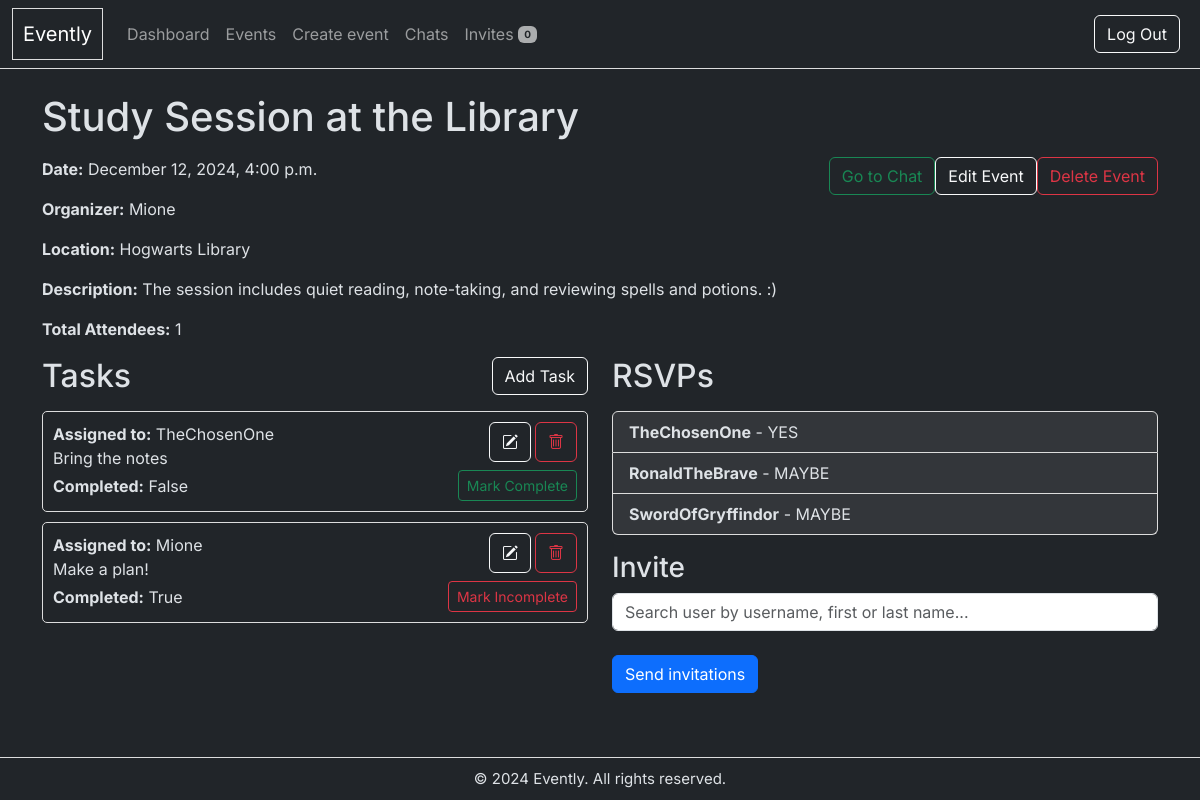
The page /events/16/ (signed in) on the database its author committed.
### events/models.py (models this page shows, shortened)
class Event(models.Model):
    STATUS_CHOICES = [
        ('ACTIVE', 'Active'),
        ('INACTIVE', 'Inactive'),
    ]
    title = models.CharField(max_length=200)
    date = models.DateTimeField()
    description = models.TextField()
    location = models.CharField(max_length=255)
    created_by  = models.ForeignKey(User, on_delete=models.CASCADE, related_name="created_events", default=get_default_user)
    status = models.CharField(max_length=8, choices=STATUS_CHOICES, default='ACTIVE')
    def attendees_count(self):
        return self.rsvps.filter(status='YES').count()
    class Meta:
        indexes = [
            models.Index(fields=['date']),
            models.Index(fields=['created_by']),
            models.Index(fields=['created_by', 'date']), # Compound index for created_by and date
        ]
        ordering = ['date']

class Task(models.Model):
    event = models.ForeignKey('Event', on_delete=models.CASCADE)
    assigned_to = models.ForeignKey(User, on_delete=models.SET_NULL, null=True, blank=True)
    description = models.CharField(max_length=255)
    is_completed = models.BooleanField(default=False)

class RSVP(models.Model):
    RSVP_CHOICES = [
        ('YES', 'Yes'),
        ('NO', 'No'),
        ('MAYBE', 'Maybe'),
    ]
    user = models.ForeignKey(User, on_delete=models.CASCADE, related_name="rsvps")
    event = models.ForeignKey(Event, on_delete=models.CASCADE, related_name="rsvps")
    status = models.CharField(max_length=5, choices=RSVP_CHOICES, default='MAYBE')
    timestamp = models.DateTimeField(auto_now_add=True)
    class Meta:
        indexes = [
            models.Index(fields=['event']),
            models.Index(fields=['status']),
            models.Index(fields=['user', 'status']),  # Compound index for user and status
            models.Index(fields=['event', 'status']),  # Compound index for event and status
            models.Index(fields=['event', 'user']),  # Compound index for event and user
            ]
        constraints = [
            models.UniqueConstraint(fields=['user', 'event'], name='unique_user_event_rsvp')
        ]

### events/views/event_views.py (the view, shortened to what this page needs)
# urls.py: path('events/<int:pk>/', event_detail, name='event_detail'),
@login_required
def event_detail(request, pk):
    event = get_object_or_404(Event, pk=pk)
    rsvps = event.rsvps.all()
    return render(request, 'events/event_detail.html', {
        'event': event,
        'is_creator': event.created_by == request.user,
        'is_active': event.status == 'ACTIVE',
        'is_attendee': RSVP.objects.filter(event=event, user=request.user, status='YES').exists(),
        'rsvps': rsvps,
        'attendees_count': event.attendees_count(),
        })

### events/context_processors.py (called while the page is built)
def maybe_rsvp_count(request):
    if request.user.is_authenticated:
        return {
            'maybe_count': RSVP.objects.filter(user=request.user, status='MAYBE').count()
        }
    return {}

### events/templates/events/event_detail.html (shortened to what this page needs)
{% extends "events/layout.html" %}
{% load static %}
{% block content %}
    <h1 class="mb-3">{{ event.title }}</h1>
    <div class='d-flex float-end'>
        <div class="btn-group d-none d-md-inline-flex">
            {% if is_creator or is_attendee %}
                <a href="{% url 'chat_tabs' %}?event_pk={{ event.pk }}"><button class='btn btn-outline-success'>Go to Chat</button></a>
            {% endif %}
            {% if is_creator %}
                {% if is_active %}
                    <a href="{% url 'event_edit' pk=event.pk %}">
                        <button class='btn btn-outline-light'>Edit Event</button>
                    </a>
                {% endif %}
                <a href="{% url 'event_delete' pk=event.pk %}" onclick="return confirm('Are you sure you want to delete this event?');">
                    <button class="btn btn-outline-danger">Delete Event</button>
                </a>
            {% endif %}
        </div>
    </div>
    <div class="event-info {% if event.status == 'INACTIVE' %}inactive{% else %}active{% endif %}">
        <p><strong>Date:</strong> {{ event.date|date:"F j, Y, g:i a" }}</p>
        <p><strong>Organizer:</strong> {{ event.created_by.username }}</p>
        <p><strong>Location:</strong> {% if event.location %}{{ event.location }}{% else %}-{% endif %}</p>
        <p><strong>Description:</strong> {% if event.description %}{{ event.description }}{% else %}-{% endif %}</p>
        <p><strong>Total Attendees:</strong> {{ attendees_count }}</p>
    </div>
    {% if is_active %}
        <div class='row'>
            <div class='col-12 col-lg-6 mb-3'>
                {% if is_creator or is_attendee %}
                    <div class='tasks-section'>
                        <div class="d-flex justify-content-between align-items-center mb-3">
                            <h2 class="mb-0">Tasks</h2>
                            {% if is_creator %}
                                <button type="button" class="btn btn-outline-light"
                                        data-bs-toggle="modal"
                                        data-bs-target="#taskModal"
                                        data-task-url="{% url 'create_task' event.pk %}">
                                    Add Task
                                </button>
                            {% endif %}
                        </div>
                        {% include "includes/task_list_partial.html" %}
                    </div>
                {% else %}
                    <div class="d-none"></div>
                {% endif %}
            </div>
            <div class='col-12 col-lg-6'>
                {% if is_creator %}
                    <div class='event-management'>
                        <div class='rsvp-list'>
                            {% include "includes/rsvp_list_partial.html" %}
                        </div>
                        <div class='invite-section'>
                            <h3 class='mt-3'>Invite</h3>
                            <form method="post" action="{% url 'event_detail' pk=event.pk %}" id="invite-users-form">
                                <input type="text" class="form-control mb-3" id="usernames" name="usernames" placeholder="Search user by username, first or last name..." autocomplete="off">
                                <button class="btn btn-primary mt-2" type="submit" name="invite_users">Send invitations</button>
                            </form>
                        </div>
                    </div>
                {% else %}
                    <div class="d-none"></div>
                {% endif %}
            </div>
        </div>
    {% endif %}
{% endblock %}

### events/templates/includes/task_list_partial.html (shortened to what this page needs)
<div class="task-list">
    {% for task in event.task_set.all %}
    <div class="task" data-task-id="{{ task.id }}">
        <div class="d-flex justify-content-between">
            <div>
                <div><strong>Assigned to:</strong> {{ task.assigned_to }}</div>
                <div>{{ task.description }}</div>
            </div>
            <div class="d-flex gap-1">
                <button type="button" class="btn btn-outline-light btn-no-bg"
                        data-bs-toggle="modal"
                        aria-label="Edit"
                        data-bs-target="#taskModal"
                        data-task-id="{{ task.id }}"
                        data-task-url="{% url 'edit_task' task.id %}">
                    <i class="bi bi-pencil-square"></i>
                </button>
                <form method="POST" class="delete-task-form" action="{% url 'delete_task' task.id %}">
                    <button type="submit" class="btn btn-outline-danger btn-no-bg" aria-label="Delete">
                        <i class="bi bi-trash"></i>
                    </button>
                </form>
            </div>
        </div>
        <div class="d-flex justify-content-between align-items-center">
            <div><strong>Completed:</strong> {{ task.is_completed }}</div>
            <a href="{% url 'toggle_task' task.id %}">
                <button class="btn btn-sm {% if task.is_completed %}btn-outline-danger{% else %}btn-outline-success{% endif %}">
                    {% if task.is_completed %}Mark Incomplete{% else %}Mark Complete{% endif %}
                </button>
            </a>
        </div>
    </div>
    {% endfor %}
</div>

### events/templates/includes/rsvp_list_partial.html
<h2 class="mb-3">RSVPs</h2>
<ul class="list-group">
    {% for rsvp in rsvps %}
        <li class="list-group-item rsvp-list-item">
            <span><strong>{{ rsvp.user }}</strong> - {{ rsvp.status }}</span>
        </li>
    {% endfor %}
</ul>

### events/static/events/styles.css (style rules this page uses)
:root { --primary-bg: #212529; --primary-text: #dee2e6; --secondary-bg: #33363a; --border-color: #ddd; --warning-bg: #ffc10721; }
* { box-sizing: border-box; }
html, body { height: 100%; margin: 0; font-family: "Inter", sans-serif; font-size: 16px; background-color: var(--primary-bg); color: var(--primary-text); }
.navbar-brand, .event-card, .mg-card, .task { border: 1px solid var(--border-color); }
.event-card, .task { border-radius: 5px; margin-bottom: 10px; padding: 10px; }
.task { background-color: transparent; }
.event-info { margin: 15px 0; }
.btn-no-bg { font-size: 16px; height: 40px; background: none; cursor: pointer; }
.rsvp-list-item, .chat-tab { background-color: var(--secondary-bg); border: 1px solid var(--border-color); color: var(--primary-text); }

### rows shown on the page
Event: title "Study Session at the Library", date "December 12, 2024, 4:00 p.m.", created_by.username "Mione", location "Hogwarts Library", description "The session includes quiet reading, note-taking, and reviewing spells and potions. :)"
Task: assigned_to "TheChosenOne", description "Bring the notes", is_completed "False", shows "Mark Complete"
Task: assigned_to "Mione", description "Make a plan!", is_completed "True", shows "Mark Incomplete"
RSVP: user "TheChosenOne", status "YES"
RSVP: user "RonaldTheBrave", status "MAYBE"
RSVP: user "SwordOfGryffindor", status "MAYBE"

### other values the page prints
{{ maybe_count }} "0"
{{ attendees_count }} "1"
